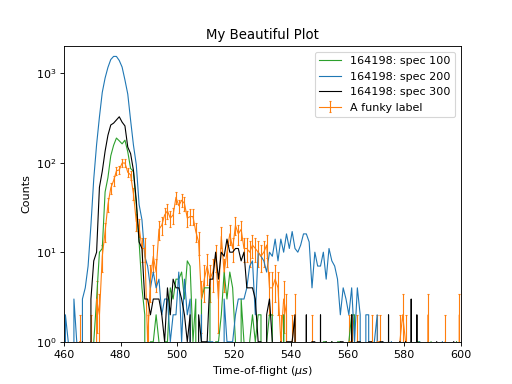

This chart was generated by the following Python code:
# import mantid algorithms, numpy and matplotlib
from mantid.simpleapi import *
import matplotlib.pyplot as plt
import numpy as np

_164198 = Load('164198.nxs')

fig, axes = plt.subplots(edgecolor='#ffffff', num='164198-1', subplot_kw={'projection': 'mantid'})
axes.plot(_164198, color='#2ca02c', label='164198: spec 100', linewidth=1.0, specNum=100, zorder=2.1)
axes.plot(_164198, color='#1f77b4', label='164198: spec 200', linewidth=1.0, specNum=200, zorder=2.1)
axes.errorbar(_164198, capsize=1.0, color='#ff7f0e', label='A funky label', linewidth=1.0, specNum=50)
axes.plot(_164198, color='#000000', label='164198: spec 300', linewidth=1.0, markeredgecolor='#d62728', markerfacecolor='#d62728', specNum=300, zorder=2.1)
axes.set_title('My Beautiful Plot')
axes.set_xlabel('Time-of-flight ($\mu s$)')
axes.set_ylabel('Counts')
axes.set_xlim([460.0, 600.0])
axes.set_ylim([1.0, 2000.0])
axes.set_yscale('log')
axes.legend() #.draggable()

#plt.show()
